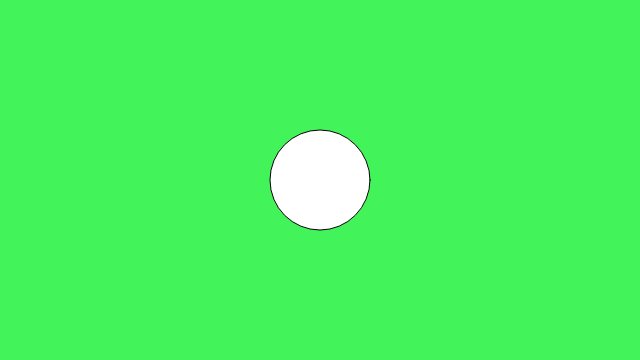
Frame 1 (no input)
Frame 60 (no input): identical to frame 1, image omitted
Frame 120 (the mouse pressed at the canvas centre since frame 60): identical to frame 1, image omitted

The p5.js sketch that drew this single still picture (run headless with seeded random() and noise() and a simulated clock; from frame 60 on, the mouse is pressed at the canvas centre):

// p5.js sketch
// ── sketch.js
function setup() {
    createCanvas(640, 360);
}

function draw() {
    background(66, 244, 89);
    ellipse(320,180,100);
}
// ── styles.css
body {
    background: #7f7f7f;
    font-family: helvetica, sans-serif;
    color: #ffffff;
    margin: 0
}

#container {
    padding: 50px 20% 30px 15%;
    width: 485px;
    margin: 0, auto;
}

h1 {
    margin: 0 0 10px;
    font-size: 4em;
}

h2 {
    font-size: 1.5em;
    margin: 0;
}

img {
    max-width: 485px;
}

li a {
    display: block;
    width: 40px;
    padding: 0.5em 30px;
    text-align: center;
    text-decoration: none;
    color: white;
    font-family: futura, sans-serif;
    background-color: black;
}

li a:hover {
    background-color: lightseagreen;
    color: white;
}

ul {
    list-style-type: none;
    padding: 0;
    padding-left: 15%;
    margin: 0;
    overflow: hidden;
    background-color: black;
    position: -webkit-sticky;
    /* Safari */
    position: sticky;
    top: 0;
}

li {
    float: left;
}

p {
    font-size: 0.8em;
    font-family: verdana;
    margin: 30px 0;
}
